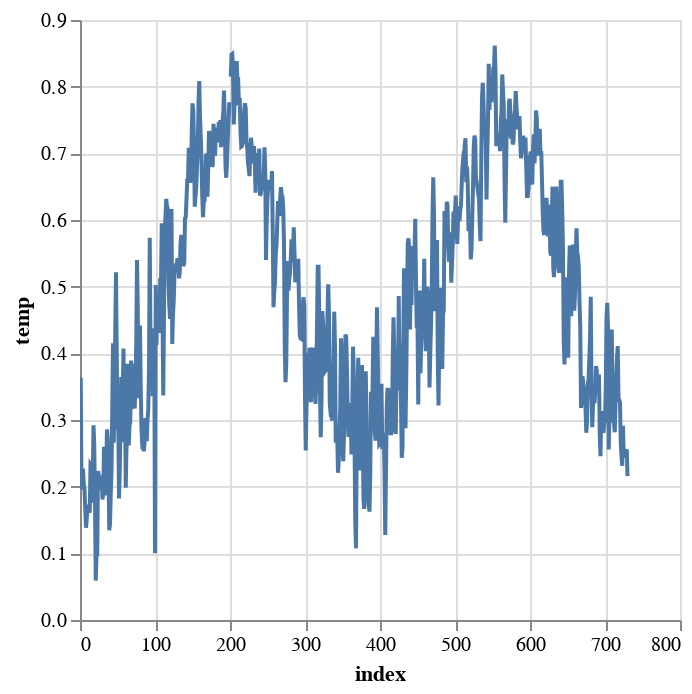

The notebook cell saved with this chart:
### Code cell
%matplotlib inline
df3["temp"].plot.line()

### Figure 1 — Vega-Lite specification as saved in the notebook (floating-point values rounded to 4 significant figures; data arrays with more than 128 entries replaced by an {"elided": "..."} marker saying what was removed)
{"config": {"view": {"continuousWidth": 300, "continuousHeight": 300}}, "data": {"name": "data-a1bf37725df78b13640a066e6b03f448"}, "mark": {"type": "line", "tooltip": true}, "encoding": {"x": {"field": "index", "type": "quantitative"}, "y": {"field": "temp", "type": "quantitative"}}, "params": [{"name": "param_1e9efca18e7a2868", "select": {"type": "interval", "encodings": ["x", "y"]}, "bind": "scales"}], "$schema": "https://vega.github.io/schema/vega-lite/v6.1.0.json", "datasets": {"data-a1bf37725df78b13640a066e6b03f448": {"elided": "731 records"}}}
